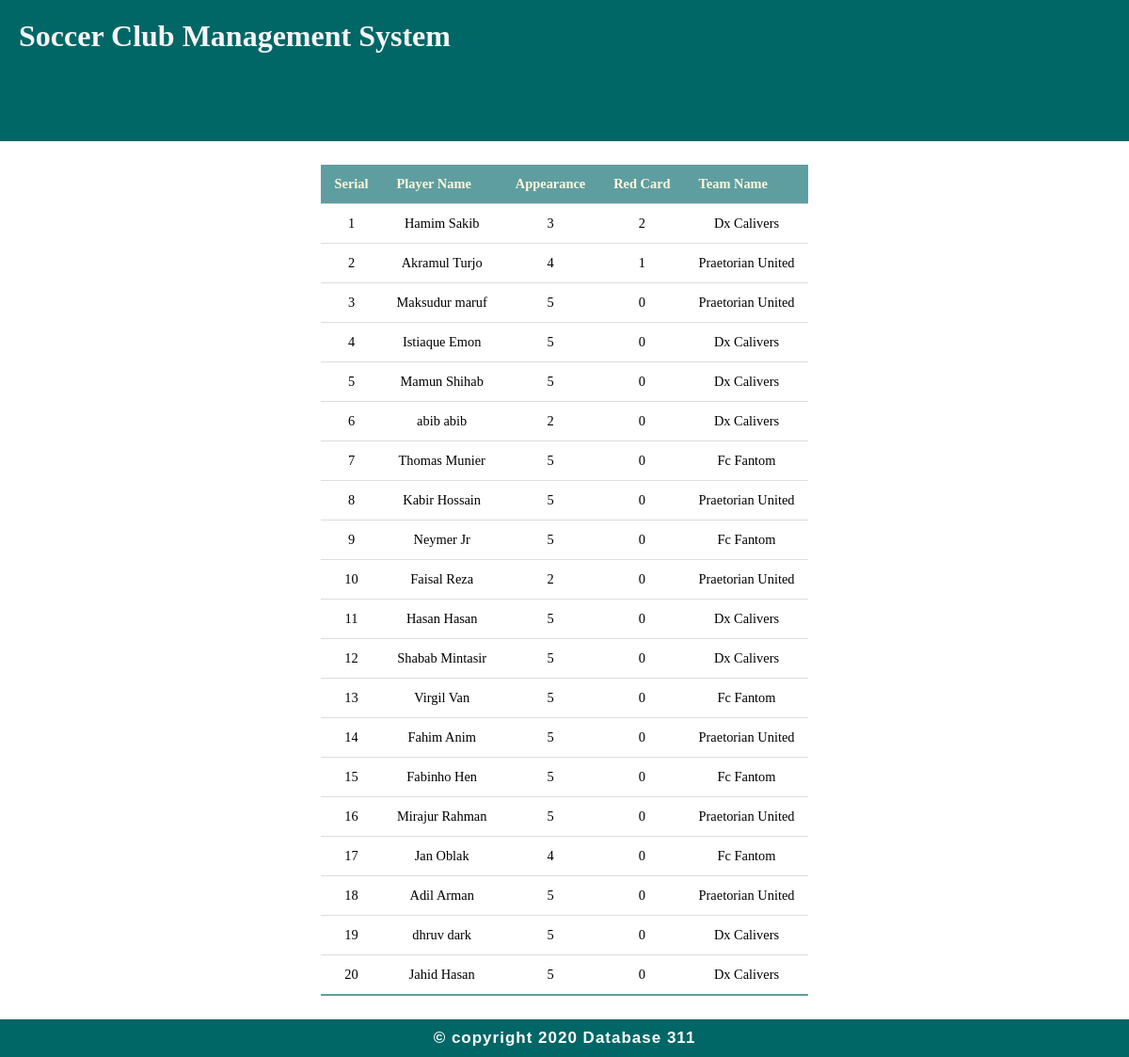
Screenshot of /redCard.php with the database file from the repository.
### tables this page shows
CREATE TABLE `player` (
  `Id` int(11) NOT NULL,
  `username` varchar(255) NOT NULL,
  `email` varchar(200) NOT NULL,
  `password` varchar(255) NOT NULL,
  `f_name` varchar(200) NOT NULL,
  `l_name` varchar(255) NOT NULL,
  `date_of_birth` date NOT NULL,
  `contact` int(11) NOT NULL,
  `position` varchar(255) NOT NULL,
  `strong_foot` varchar(255) NOT NULL,
  `hired_date` timestamp NOT NULL DEFAULT current_timestamp() ON UPDATE current_timestamp(),
  `contract` int(11) NOT NULL,
  `agent_id` varchar(255) NOT NULL,
  `Team_id` int(11) NOT NULL,
  `appearance` int(11) NOT NULL,
  `goals` int(11) NOT NULL,
  `assist` int(11) NOT NULL,
  `clean_sheet` int(11) NOT NULL,
  `yellow_card` int(11) NOT NULL,
  `red_card` int(11) NOT NULL,
  `Main_Team` varchar(255) NOT NULL
);

CREATE TABLE `team` (
  `Team_Id` int(11) NOT NULL,
  `Team_Name` varchar(255) NOT NULL,
  `title` varchar(255) NOT NULL,
  `stadium` varchar(255) NOT NULL,
  `Team_Value` varchar(255) NOT NULL,
  `manager_username` varchar(255) NOT NULL
);

### redCard.php (the view, shortened to what this page needs)
 	<?php include("stats.php");?>
 	<!DOCTYPE html>
 	<html>
 	<head>
 	</head>
 	<body>
 	<center>
 	<table class="pd_table">
 		<tr>
 		<th>Serial</th>
 		<th>Player Name</th>
 		<th>Appearance</th>
 		<th>Red Card</th>
 		<th>Team Name</th>
 		</tr>
 	<?php $sql="SELECT player.f_name,player.l_name,player.appearance,player.red_card,team.Team_Name FROM player,team WHERE player.Team_id=team.Team_Id ORDER BY player.red_card DESC limit 20;";
 	$run=mysqli_query($link,$sql);
 	if($run==true){
 			$a=1;
      	while ($row=mysqli_fetch_array($run)) {?>
      	<tr align="center">
      		<td><?php echo $a;$a++;?></td>
      		<td><?php echo $row["f_name"]," ".$row["l_name"];?></td>
      		<td><?php echo $row["appearance"];?></td>
      		<td><?php echo $row["red_card"];?></td>
      		<td><?php echo $row["Team_Name"];?></td>
      	</tr>
   <?php } }?>
   </table>
</center>
 <?php include("footer.php");?>
</body>
</html>

### test.css (style rules this page uses)
* { margin: 0; padding: 0; box-sizing: border-box; }
.pd_table { border-collapse: collapse; margin: 25px 0; font-size: 0.9em; min-width: 400px; top: 0; }
.pd_table th { background-color: cadetblue; color: cornsilk; text-align: left; font-weight: bold; }
.pd_table th, .pd_table td { padding: 12px 15px; }
.pd_table tr { border-bottom: 1px solid #dddddd; }
.pd_table tbody tr:nth-of-type(even) { background-color: #ffffff; }
.pd_table tbody tr:last-of-type { border-bottom: 2px solid cadetblue ; }

### rows the page displays
player: f_name "Hamim", l_name "Sakib", appearance "3", red_card "2", Team.Team_Name "Dx Calivers"
player: f_name "Akramul", l_name "Turjo", appearance "4", red_card "1", Team.Team_Name "Praetorian United"
player: f_name "Maksudur", l_name "maruf", appearance "5", red_card "0", Team.Team_Name "Praetorian United"
player: f_name "Istiaque", l_name "Emon", appearance "5", red_card "0", Team.Team_Name "Dx Calivers"
player: f_name "Mamun", l_name "Shihab", appearance "5", red_card "0", Team.Team_Name "Dx Calivers"
player: f_name "abib", l_name "abib", appearance "2", red_card "0", Team.Team_Name "Dx Calivers"
player: f_name "Thomas", l_name "Munier", appearance "5", red_card "0", Team.Team_Name "Fc Fantom"
player: f_name "Kabir", l_name "Hossain", appearance "5", red_card "0", Team.Team_Name "Praetorian United"
player: f_name "Neymer", l_name "Jr", appearance "5", red_card "0", Team.Team_Name "Fc Fantom"
player: f_name "Faisal", l_name "Reza", appearance "2", red_card "0", Team.Team_Name "Praetorian United"
player: f_name "Hasan", l_name "Hasan", appearance "5", red_card "0", Team.Team_Name "Dx Calivers"
player: f_name "Shabab", l_name "Mintasir", appearance "5", red_card "0", Team.Team_Name "Dx Calivers"
player: f_name "Virgil", l_name "Van", appearance "5", red_card "0", Team.Team_Name "Fc Fantom"
player: f_name "Fahim", l_name "Anim", appearance "5", red_card "0", Team.Team_Name "Praetorian United"
player: f_name "Fabinho", l_name "Hen", appearance "5", red_card "0", Team.Team_Name "Fc Fantom"
player: f_name "Mirajur", l_name "Rahman", appearance "5", red_card "0", Team.Team_Name "Praetorian United"
player: f_name "Jan", l_name "Oblak", appearance "4", red_card "0", Team.Team_Name "Fc Fantom"
player: f_name "Adil", l_name "Arman", appearance "5", red_card "0", Team.Team_Name "Praetorian United"
player: f_name "dhruv", l_name "dark", appearance "5", red_card "0", Team.Team_Name "Dx Calivers"
player: f_name "Jahid", l_name "Hasan", appearance "5", red_card "0", Team.Team_Name "Dx Calivers"
